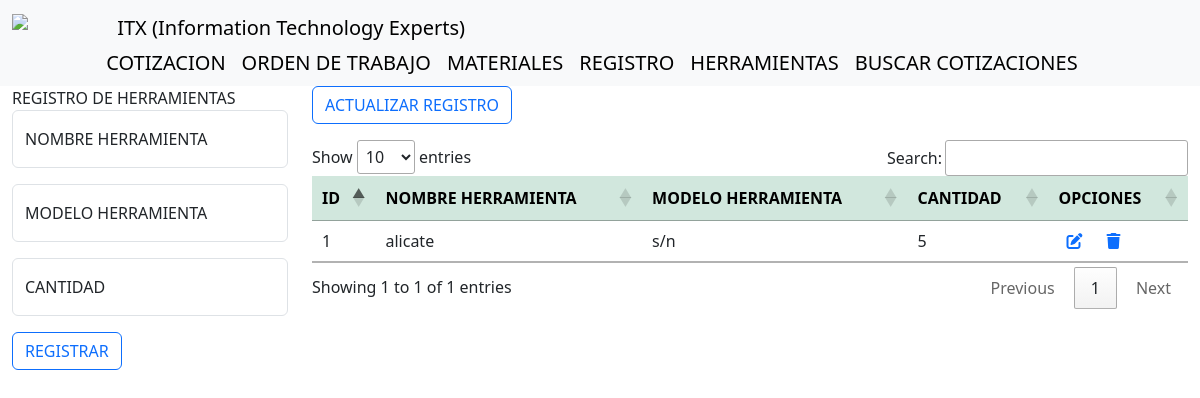
/herramientas/, run on the app's committed database.
### herramientas/models.py (models this page shows)
class Herramienta(models.Model):
    nombrematerial = models.CharField(max_length=1000)
    modelomaterial = models.CharField(max_length=1000)
    cantidad = models.IntegerField()
    class Meta:
        db_table = 'herramientas'

### herramientas/views.py (the view)
# urls.py: path('herramientas/', herramientas, name='herramientas'),
def herramientas(request):
    mostrarHerramientas= Herramienta.objects.all()
    return render(request, 'herramientas.html', {'mostrarHerramientas':mostrarHerramientas})

### templates/herramientas.html (shortened to what this page needs)
<!DOCTYPE html>
<html>
    <head>
        <link rel="stylesheet" href="https://cdn.datatables.net/1.13.4/css/jquery.dataTables.min.css">
        <link href="https://cdn.jsdelivr.net/npm/bootstrap@5.3.0-alpha3/dist/css/bootstrap.min.css" rel="stylesheet">
    </head>
    <body>
        {% include "navegacion.html" %}
        <div class="container-fluid">
            <div class='row'>
                <div class="col-sm-3">
                    <div>
                        <label class="">REGISTRO DE HERRAMIENTAS</label>
                    </div>
                    <form method='POST' action="{% url 'registrarHerramienta' %}">
                        <div class="form-floating mb-3">
                            <input type="text" name="nombre" id="nombre" class="form-control" placeholder=" " required />
                            <label for="floating_nombre" class="form-label">NOMBRE HERRAMIENTA</label>
                        </div>
                        <div class="form-floating mb-3">
                            <input type="text" name="modelo" id="modelo" class="form-control" placeholder=" " required />
                            <label for="floating_modelo" class="form-label">MODELO HERRAMIENTA</label>
                        </div>
                        <div class="form-floating mb-3">
                            <input type="number" name="cantidad" id="cantidad" class="form-control" placeholder=" " required />
                            <label for="floating_cantidad" class="form-label">CANTIDAD</label>
                        </div>
                        <button type="submit" class="btn btn-outline-primary">REGISTRAR</button>
                    </form>
                </div>
                <div class='col-sm-9'>
                    <form method='POST' action="{% url 'mostrarHerramienta' %}">
                        <button type="submit" class="btn btn-outline-primary mb-3">ACTUALIZAR REGISTRO</button>
                        <div class="m-10">
                            <table id="tabla" class="table table-hover">
                                <thead class="table table-success">
                                    <tr>
                                        <th scope="col" class="">ID</th>
                                        <th scope="col" class="">NOMBRE HERRAMIENTA</th>
                                        <th scope="col" class="">MODELO HERRAMIENTA</th>
                                        <th scope="col" class="">CANTIDAD</th>
                                        <th scope="col" class="">OPCIONES</th>
                                    </tr>
                                </thead>
                                <tbody>
                                    {% for mostrarMaterial in mostrarHerramientas%}
                                        <tr class="">
                                            <td scope="row" class="" value="{{mostrarMaterial.id}}">{{mostrarMaterial.id}}</td>
                                            <td scope="row" class="" value="{{mostrarMaterial.nombrematerial}}">{{mostrarMaterial.nombrematerial}}</td>
                                            <td scope="row" class="" value="{{mostrarMaterial.modelomaterial}}">{{mostrarMaterial.modelomaterial}}</td>
                                            <td scope="row" class="" value="{{mostrarMaterial.cantidad}}">{{mostrarMaterial.cantidad}}</td>
                                            <td scope="row" class=""><a class="m-2" href="{% url 'editarHerramienta' mostrarMaterial.id %}"><i class="fa-solid fa-pen-to-square"></i></a><a class="m-3" href="{% url 'eliminarHerramienta' mostrarMaterial.id %}"><i class="fa-solid fa-trash"></i></a></td>
                                        </tr>
                                    {%endfor%}
                                </tbody>
                            </table>
                        </div>
                    </form>
                </div>
            </div>
        </div>
    </body>
</html>

### data on the page
Herramienta: id "1", nombrematerial "alicate", modelomaterial "s/n", cantidad "5"
